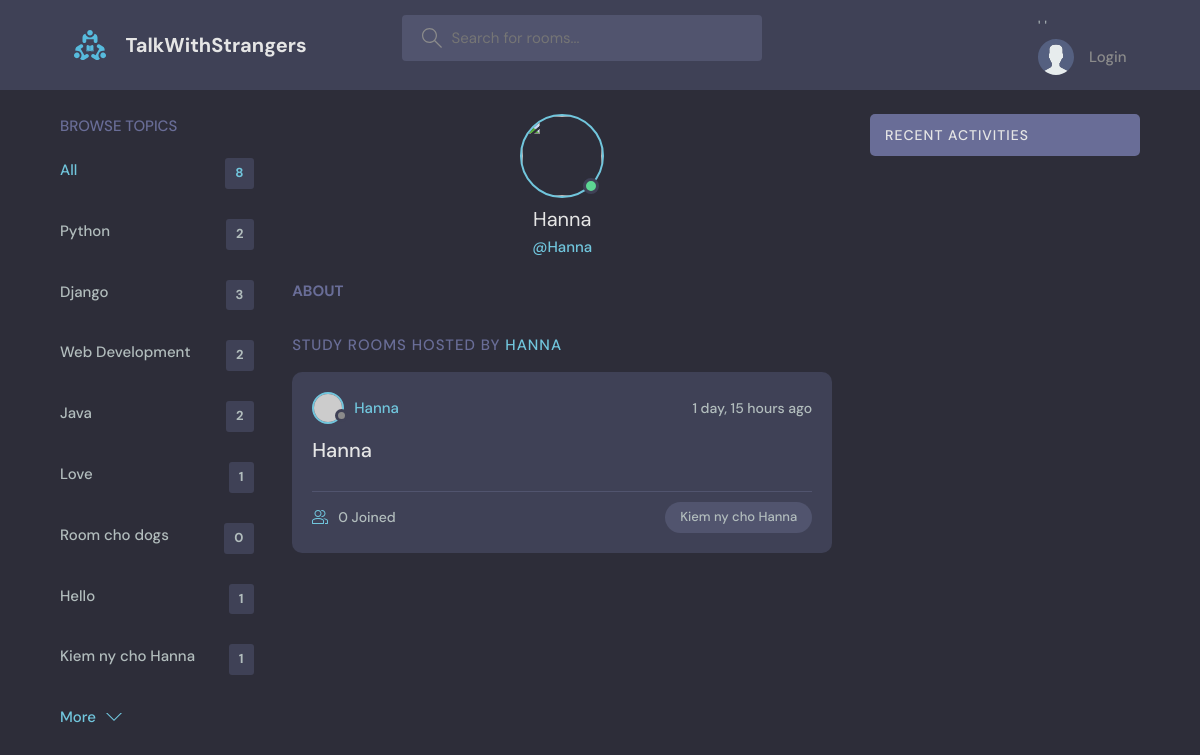
The app's page /profile/13/ with its own data.
### base/models.py (models this page shows, shortened)
class Topic(models.Model):
    name = models.CharField(max_length=200)

class Room(models.Model):
    host = models.ForeignKey(User, on_delete=models.SET_NULL, null=True)
    topic = models.ForeignKey(Topic, on_delete=models.SET_NULL, null=True)
    name = models.CharField(max_length=200)
    description = models.TextField(null=True, blank=True)
    participants = models.ManyToManyField(User, related_name='participants', blank=True)
    updated = models.DateTimeField(auto_now=True)
    created = models.DateTimeField(auto_now_add=True)
    class Meta:
        ordering = ['-updated', '-created']

### base/views.py (the view)
# urls.py: path('profile/<str:pk>/', views.userProfile, name='user-profile'),
def userProfile(request, pk):
    user = User.objects.get(id=pk)
    rooms = user.room_set.all()
    room_messages = user.message_set.all()
    topics = Topic.objects.all()
    context = {'user': user, 'rooms': rooms , 'room_messages': room_messages, 'topics': topics}
    return render(request, 'base/profile.html', context)

### base/templates/base/profile.html (shortened to what this page needs)
{% extends 'main.html' %}
{% block content %}
<main class="profile-page layout layout--3">
  <div class="container">
    {% include 'base/topics_component.html' %}
    <div class="roomList">
      <div class="profile">
        <div class="profile__avatar">
          <div class="avatar avatar--large active">
            <img src="{{user.avatar.url}}" />
          </div>
        </div>
        <div class="profile__info">
          <h3>{{user.username}}</h3>
          <p>@{{user.username}}</p>
        </div>
        <div class="profile__about">
          <h3>About</h3>
        </div>
      </div>
      <div class="roomList__header">
        <div>
          <h2>Study Rooms Hosted by <a>{{user.username}}</a>
          </h2>
        </div>
      </div>
      {% include 'base/feed_component.html' %}
    </div>
    {% include 'base/activity_component.html' %}
  </div>
</main>
{% endblock content %}

### base/templates/base/topics_component.html
<div class="topics">
    <div class="topics__header">
      <h2>Browse Topics</h2>
    </div>
    <ul class="topics__list">
      <li>
        <a href="{% url 'home' %}" class="active">All <span>{{topics.count}}</span></a>
      </li>
      {% for topic in topics %}
      <li>
        <a href="{% url 'home' %}?q={{topic.name}}">{{topic.name}} <span>{{topic.room_set.all.count}}</span></a>
      </li>
      {% endfor %}
    </ul>
    <a class="btn btn--link" href="topics.html">
      More
      <svg version="1.1" xmlns="http://www.w3.org/2000/svg" width="32" height="32" viewBox="0 0 32 32">
        <title>chevron-down</title>
        <path d="M16 21l-13-13h-3l16 16 16-16h-3l-13 13z"></path>
      </svg>
    </a>
  </div>

### base/templates/base/feed_component.html (shortened to what this page needs)
{% for room in rooms %}
<div class="roomListRoom">
    <div class="roomListRoom__header">
      <a href="{% url 'user-profile' room.host.id %}" class="roomListRoom__author">
        <div class="avatar avatar--small">
          <img src="https://randomuser.me/api/portraits/women/11.jpg" />
        </div>
        <span>{{room.host.username}}</span>
      </a>
      <div class="roomListRoom__actions">
        <span>{{room.created|timesince}} ago</span>
      </div>
    </div>
    <div class="roomListRoom__content">
      <a href="{% url 'room' room.id %}">{{room.name}}</a>
    </div>
    <div class="roomListRoom__meta">
      <a href="{% url 'room' room.id %}" class="roomListRoom__joined">
        {{room.participants.all.count}} Joined
      </a>
      <p class="roomListRoom__topic">{{room.topic.name}}</p>
    </div>
  </div>
  {% endfor %}

### records on screen
Topic: name "Python", room_set.all.count "2"
Topic: name "Django", room_set.all.count "3"
Topic: name "Web Development", room_set.all.count "2"
Topic: name "Java", room_set.all.count "2"
Topic: name "Love", room_set.all.count "1"
Topic: name "Room cho dogs", room_set.all.count "0"
Topic: name "Hello", room_set.all.count "1"
Topic: name "Kiem ny cho Hanna", room_set.all.count "1"
Room: host.username "Hanna", created "1 day, 15 hours", name "Hanna", participants.all.count "0", topic.name "Kiem ny cho Hanna"

### other values on screen
{{ topics.count }} "8"
{{ user.username }} "Hanna"
{{ user.username }} "HANNA"
